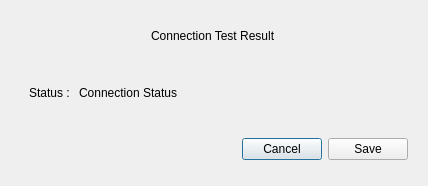
<?xml version="1.0" encoding="UTF-8"?>
<ui version="4.0">
 <class>Test_dialog</class>
 <widget class="QDialog" name="Test_dialog">
  <property name="geometry">
   <rect>
    <x>0</x>
    <y>0</y>
    <width>428</width>
    <height>186</height>
   </rect>
  </property>
  <property name="windowTitle">
   <string>Connection</string>
  </property>
  <layout class="QVBoxLayout" name="verticalLayout_2">
   <item alignment="Qt::AlignHCenter">
    <widget class="QLabel" name="label">
     <property name="text">
      <string>Connection Test Result</string>
     </property>
     <property name="textFormat">
      <enum>Qt::PlainText</enum>
     </property>
     <property name="textInteractionFlags">
      <set>Qt::LinksAccessibleByMouse|Qt::TextSelectableByMouse</set>
     </property>
    </widget>
   </item>
   <item>
    <widget class="QWidget" name="status_widget" native="true">
     <layout class="QVBoxLayout" name="verticalLayout">
      <item>
       <widget class="QWidget" name="widget_2" native="true">
        <layout class="QHBoxLayout" name="horizontalLayout_2">
         <item>
          <widget class="QLabel" name="label_2">
           <property name="sizePolicy">
            <sizepolicy hsizetype="Maximum" vsizetype="Preferred">
             <horstretch>0</horstretch>
             <verstretch>0</verstretch>
            </sizepolicy>
           </property>
           <property name="text">
            <string>Status : </string>
           </property>
          </widget>
         </item>
         <item>
          <widget class="QLabel" name="status_label">
           <property name="text">
            <string>Connection Status</string>
           </property>
           <property name="textFormat">
            <enum>Qt::PlainText</enum>
           </property>
           <property name="textInteractionFlags">
            <set>Qt::LinksAccessibleByMouse|Qt::TextSelectableByMouse</set>
           </property>
          </widget>
         </item>
        </layout>
       </widget>
      </item>
     </layout>
    </widget>
   </item>
   <item alignment="Qt::AlignRight">
    <widget class="QWidget" name="widget" native="true">
     <layout class="QHBoxLayout" name="horizontalLayout">
      <item>
       <widget class="QPushButton" name="cancel_btn">
        <property name="text">
         <string>Cancel</string>
        </property>
       </widget>
      </item>
      <item>
       <widget class="QPushButton" name="save_btn">
        <property name="text">
         <string>Save</string>
        </property>
       </widget>
      </item>
     </layout>
    </widget>
   </item>
  </layout>
 </widget>
 <resources/>
 <connections>
  <connection>
   <sender>cancel_btn</sender>
   <signal>clicked(bool)</signal>
   <receiver>Test_dialog</receiver>
   <slot>close()</slot>
   <hints>
    <hint type="sourcelabel">
     <x>352</x>
     <y>195</y>
    </hint>
    <hint type="destinationlabel">
     <x>354</x>
     <y>247</y>
    </hint>
   </hints>
  </connection>
 </connections>
</ui>
